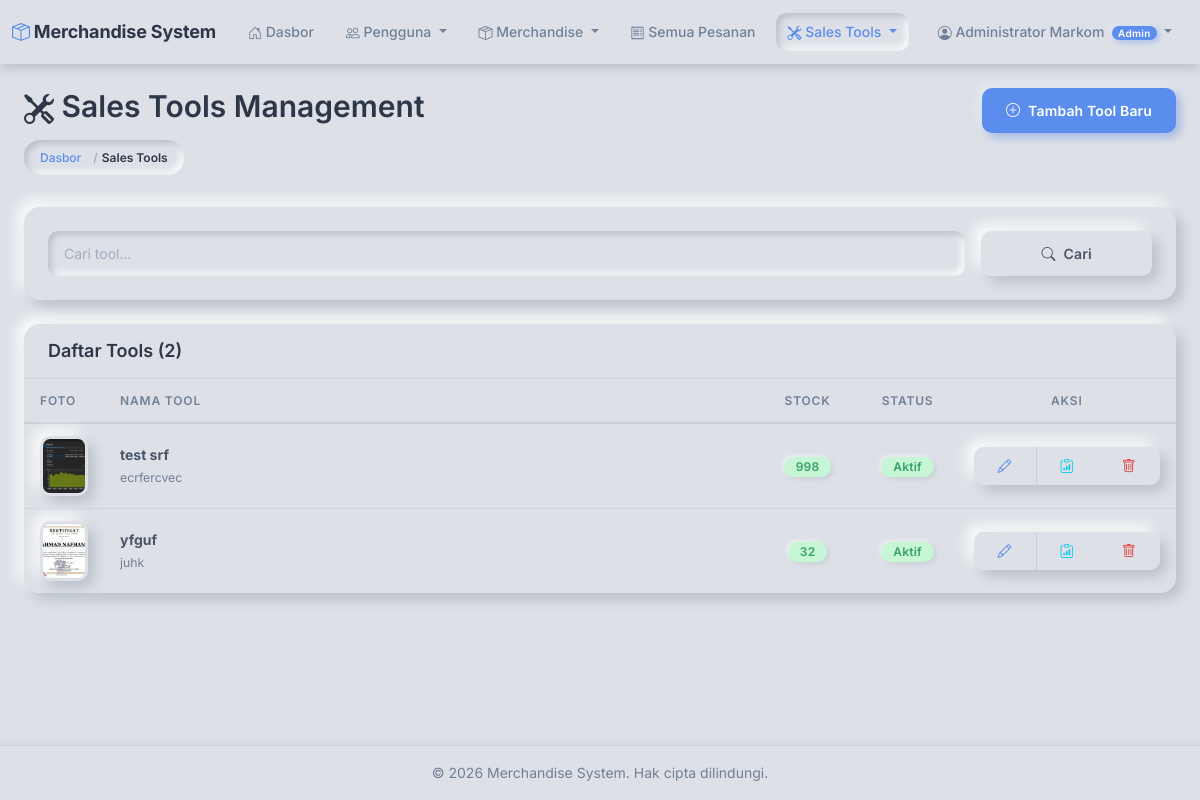
The page /inventory/tools/ (signed in) on the database its author committed.
### accounts/models.py (models this page shows, shortened)
class User(AbstractUser):
    class Role(models.TextChoices):
        ADMIN = 'ADMIN', 'Admin (Markom)'
        SALES = 'SALES', 'Sales'
    role = models.CharField(
        max_length=10,
        choices=Role.choices,
        default=Role.SALES,
        help_text='User role: ADMIN for Markom, SALES for sales team'
    )
    full_name = models.CharField(
        max_length=255,
        help_text='Full name of the user'
    )
    phone = models.CharField(
        max_length=20,
        blank=True,
        help_text='Phone number'
    )
    force_password_change = models.BooleanField(
        default=False,
        help_text='User must change password on next login'
    )
    class Meta:
        db_table = 'users'
        verbose_name = 'User'
        verbose_name_plural = 'Users'
        ordering = ['-date_joined']
    @property
    def is_admin(self):
        return self.role == self.Role.ADMIN
    @property
    def is_sales(self):
        return self.role == self.Role.SALES

### inventory/sales_tool_models.py (models this page shows, shortened)
class SalesTool(models.Model):
    name = models.CharField(
        max_length=200,
        unique=True,
        help_text='Nama tool/produk untuk sales'
    )
    description = models.TextField(
        blank=True,
        help_text='Deskripsi tool'
    )
    image = models.ImageField(
        upload_to='sales_tools/%Y/%m/',
        blank=True,
        null=True,
        help_text='Foto tool'
    )
    stock = models.IntegerField(
        default=0,
        help_text='Stock tersedia'
    )
    is_active = models.BooleanField(
        default=True,
        help_text='Tool aktif/non-aktif'
    )
    created_by = models.ForeignKey(
        settings.AUTH_USER_MODEL,
        on_delete=models.PROTECT,
        related_name='created_tools',
        help_text='Admin yang membuat tool ini'
    )
    created_at = models.DateTimeField(auto_now_add=True)
    updated_at = models.DateTimeField(auto_now=True)
    class Meta:
        db_table = 'sales_tools'
        verbose_name = 'Sales Tool'
        verbose_name_plural = 'Sales Tools'
        ordering = ['name']

### inventory/views.py (the view)
# urls.py: path('tools/', views.tool_list, name='tool_list'),
@admin_required
def tool_list(request):
    search = request.GET.get('search', '')
    tools = SalesTool.objects.all().select_related('created_by').order_by('name')
    if search:
        tools = tools.filter(
            Q(name__icontains=search) | Q(description__icontains=search)
        )
    return render(request, 'inventory/tool_list.html', {
        'tools': tools,
        'search': search,
        'title': 'Sales Tools Management'
    })

### orders/context_processors.py (called while the page is built)
def cart_context(request):
    if request.user.is_authenticated and hasattr(request.user, 'is_sales') and request.user.is_sales:
        cart = Cart(request)
        return {
            'navbar_cart_total': cart.get_total_quantity(),
            'navbar_cart_unique': cart.get_total_unique(),
        }
    return {
        'navbar_cart_total': 0,
        'navbar_cart_unique': 0,
    }

### templates/inventory/tool_list.html (shortened to what this page needs)
{% extends 'base.html' %}
{% block content %}
<div class="container-fluid">
    <div class="row mb-4 align-items-start">
        <div class="col">
            <h2><i class="bi bi-tools"></i> Sales Tools Management</h2>
            <nav aria-label="breadcrumb">
                <ol class="breadcrumb">
                    <li class="breadcrumb-item"><a href="{% url 'dashboard:home' %}">Dasbor</a></li>
                    <li class="breadcrumb-item active">Sales Tools</li>
                </ol>
            </nav>
        </div>
        <div class="col-12 col-md-auto mt-3 mt-md-0">
            <a href="{% url 'inventory:tool_create' %}" class="btn btn-primary w-100 w-md-auto">
                <i class="bi bi-plus-circle"></i> Tambah Tool Baru
            </a>
        </div>
    </div>
    <div class="card mb-4">
        <div class="card-body">
            <form method="get" class="row g-3">
                <div class="col-md-10">
                    <input type="text" name="search" class="form-control" placeholder="Cari tool..." value="{{ search }}">
                </div>
                <div class="col-md-2">
                    <button type="submit" class="btn btn-secondary w-100">
                        <i class="bi bi-search"></i> Cari
                    </button>
                </div>
            </form>
        </div>
    </div>
    <div class="card">
        <div class="card-header">
            <h5 class="mb-0">Daftar Tools ({{ tools.count }})</h5>
        </div>
        <div class="card-body p-0">
            {% if tools %}
                <div class="table-responsive">
                    <table class="table table-hover mb-0">
                        <thead class="table-light">
                            <tr>
                                <th style="width: 80px;">Foto</th>
                                <th>Nama Tool</th>
                                <th class="text-center" style="width: 100px;">Stock</th>
                                <th class="text-center" style="width: 100px;">Status</th>
                                <th class="text-center" style="width: 200px;">Aksi</th>
                            </tr>
                        </thead>
                        <tbody>
                            {% for tool in tools %}
                            <tr>
                                <td>
                                    {% if tool.image %}
                                        <img src="{{ tool.image.url }}" alt="{{ tool.name }}" class="img-thumbnail" style="width: 60px; height: 60px; object-fit: cover;">
                                    {% else %}
                                        <div class="bg-secondary text-white d-flex align-items-center justify-content-center" style="width: 60px; height: 60px;">
                                            <i class="bi bi-image"></i>
                                        </div>
                                    {% endif %}
                                </td>
                                <td>
                                    <strong>{{ tool.name }}</strong>
                                    {% if tool.description %}
                                        <br><small class="text-muted">{{ tool.description|truncatewords:15 }}</small>
                                    {% endif %}
                                </td>
                                <td class="text-center">
                                    {% if tool.stock == 0 %}
                                        <span class="badge bg-danger">{{ tool.stock }}</span>
                                    {% elif tool.stock < 10 %}
                                        <span class="badge bg-warning text-dark">{{ tool.stock }}</span>
                                    {% else %}
                                        <span class="badge bg-success">{{ tool.stock }}</span>
                                    {% endif %}
                                </td>
                                <td class="text-center">
                                    {% if tool.is_active %}
                                        <span class="badge bg-success">Aktif</span>
                                    {% else %}
                                        <span class="badge bg-secondary">Nonaktif</span>
                                    {% endif %}
                                </td>
                                <td class="text-center">
                                    <div class="btn-group btn-group-sm" role="group">
                                        <a href="{% url 'inventory:tool_update' tool.pk %}" class="btn btn-outline-primary" title="Edit">
                                            <i class="bi bi-pencil"></i>
                                        </a>
                                        <a href="{% url 'inventory:tool_adjust_stock' tool.pk %}" class="btn btn-outline-info" title="Adjust Stock">
                                            <i class="bi bi-clipboard-data"></i>
                                        </a>
                                        <a href="{% url 'inventory:tool_delete' tool.pk %}" class="btn btn-outline-danger" title="Hapus">
                                            <i class="bi bi-trash"></i>
                                        </a>
                                    </div>
                                </td>
                            </tr>
                            {% endfor %}
                        </tbody>
                    </table>
                </div>
            {% endif %}
        </div>
    </div>
</div>
{% endblock %}

### templates/base.html (shortened to what this page needs)
<!DOCTYPE html>
<html lang="id">
<head>
    <link href="https://cdn.jsdelivr.net/npm/bootstrap@5.3.0/dist/css/bootstrap.min.css" rel="stylesheet">
    <link rel="stylesheet" href="https://cdn.jsdelivr.net/npm/bootstrap-icons@1.11.0/font/bootstrap-icons.css">
    {% load static %}
    <link rel="stylesheet" href="{% static 'css/custom.css' %}">
</head>
<body>
    {% if user.is_authenticated %}
    <nav class="navbar navbar-expand-lg">
        <div class="container-fluid">
            <a class="navbar-brand" href="{% url 'dashboard:home' %}">
                <i class="bi bi-box-seam me-1" style="color: var(--color-accent);"></i>Merchandise System
            </a>
            <div class="collapse navbar-collapse" id="navbarNav">
                <ul class="navbar-nav me-auto">
                    <li class="nav-item">
                        <a class="nav-link {% if request.resolver_match.app_name == 'dashboard' %}active{% endif %}"
                           href="{% url 'dashboard:home' %}">
                            <i class="bi bi-house-door"></i> Dasbor
                        </a>
                    </li>
                    {% if user.is_admin %}
                    <li class="nav-item dropdown">
                        <a class="nav-link dropdown-toggle {% if request.resolver_match.app_name == 'accounts' %}active{% endif %}"
                           href="#" id="usersDropdown" role="button" data-bs-toggle="dropdown" aria-expanded="false">
                            <i class="bi bi-people"></i> Pengguna
                        </a>
                    </li>
                    <li class="nav-item dropdown">
                        <a class="nav-link dropdown-toggle {% if request.resolver_match.app_name == 'merchandise' %}active{% endif %}"
                           href="#" id="merchandiseDropdown" role="button" data-bs-toggle="dropdown" aria-expanded="false">
                            <i class="bi bi-box-seam"></i> Merchandise
                        </a>
                    </li>
                    <li class="nav-item">
                        <a class="nav-link {% if request.resolver_match.app_name == 'orders' %}active{% endif %}"
                           href="{% url 'orders:order_list' %}">
                            <i class="bi bi-receipt"></i> Semua Pesanan
                        </a>
                    </li>
                    <li class="nav-item dropdown">
                        <a class="nav-link dropdown-toggle {% if request.resolver_match.app_name == 'inventory' %}active{% endif %}"
                           href="#" id="inventoryDropdown" role="button" data-bs-toggle="dropdown" aria-expanded="false">
                            <i class="bi bi-tools"></i> Sales Tools
                        </a>
                    </li>
                    {% endif %}
                </ul>
                <ul class="navbar-nav">
                    <li class="nav-item dropdown">
                        <a class="nav-link dropdown-toggle" href="#" id="userDropdown"
                           role="button" data-bs-toggle="dropdown" aria-expanded="false">
                            <i class="bi bi-person-circle"></i>
                            {{ user.full_name }}
                            {% if user.is_admin %}
                                <span class="badge bg-primary ms-1 badge-role">Admin</span>
                            {% else %}
                                <span class="badge bg-secondary ms-1 badge-role">Sales</span>
                            {% endif %}
                        </a>
                    </li>
                </ul>
            </div>
        </div>
    </nav>
    {% endif %}
    <main class="{% if user.is_authenticated %}container-fluid py-4{% endif %}">
        {% block content %}{% endblock %}
    </main>
    {% if user.is_authenticated %}
    <footer>
        <div class="container-fluid">
            <p class="mb-0">&copy; {% now "Y" %} Merchandise System. Hak cipta dilindungi.</p>
        </div>
    </footer>
    {% endif %}
</body>
</html>

### rows shown on the page
User: full_name "Administrator Markom"
SalesTool: image (picture), name "test srf", description "ecrfercvec", stock "998", is_active "Aktif"
SalesTool: image (picture), name "yfguf", description "juhk", stock "32", is_active "Aktif"

### other values the page prints
{{ tools.count }} "2"
